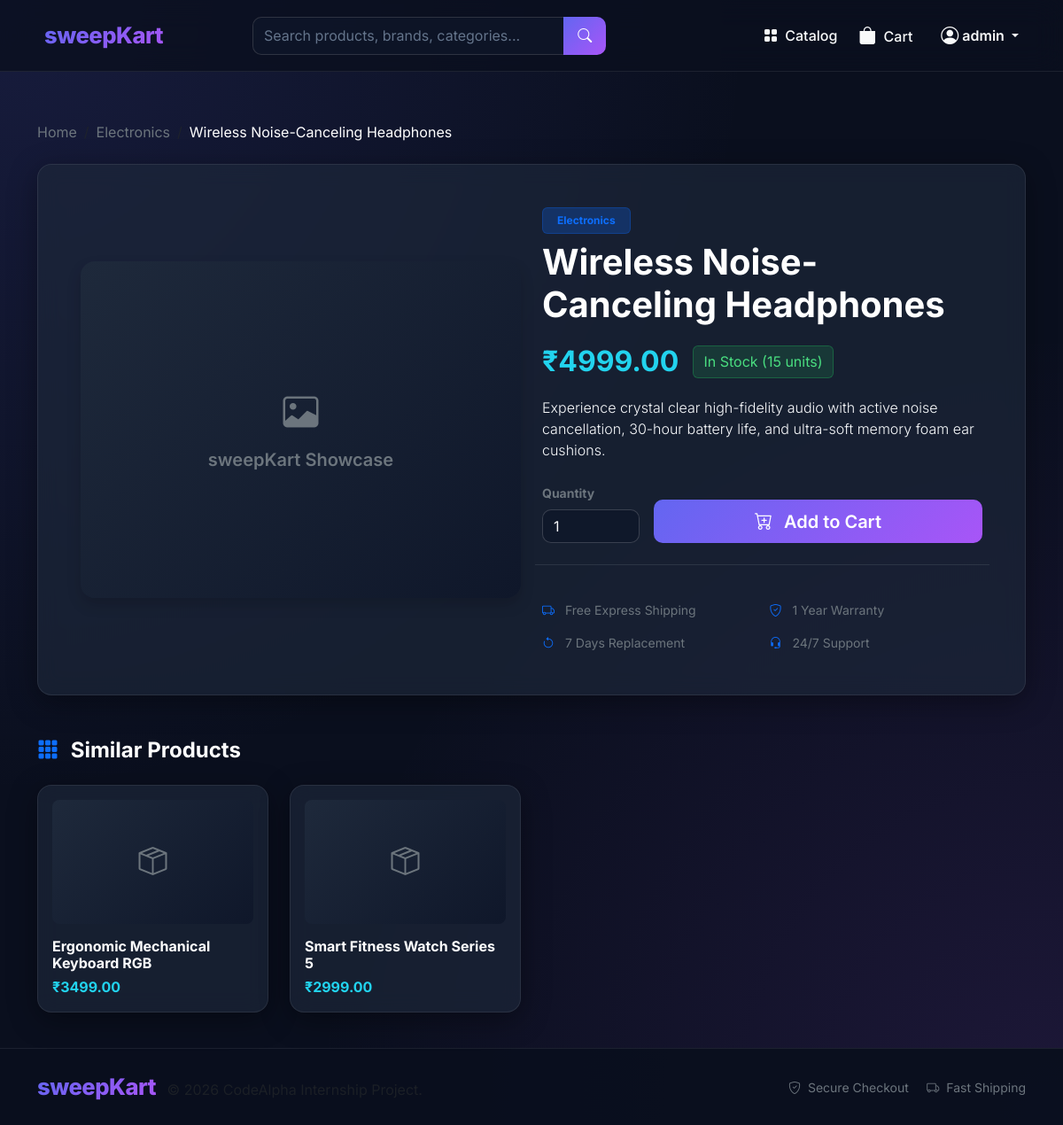
The page /product/wireless-noise-canceling-headphones/ (signed in) on the database its author committed.
### store/models.py (models this page shows, shortened)
class Product(models.Model):
    category = models.ForeignKey(Category, related_name='products', on_delete=models.CASCADE)
    name = models.CharField(max_length=200)
    slug = models.SlugField(max_length=200, unique=True, blank=True)
    description = models.TextField(blank=True)
    price = models.DecimalField(max_digits=10, decimal_places=2)
    stock = models.PositiveIntegerField(default=10)
    image = models.ImageField(upload_to='products/', blank=True, null=True)
    is_active = models.BooleanField(default=True)
    created_at = models.DateTimeField(auto_now_add=True)
    class Meta:
        ordering = ['-created_at']
    @property
    def in_stock(self):
        return self.stock > 0

class Category(models.Model):
    name = models.CharField(max_length=100, unique=True)
    slug = models.SlugField(max_length=100, unique=True, blank=True)
    class Meta:
        verbose_name_plural = 'Categories'
        ordering = ['name']

### store/views.py (the view)
# urls.py: path('product/<slug:slug>/', views.product_detail_view, name='product_detail'),
def product_detail_view(request, slug):
    product = get_object_or_404(Product, slug=slug, is_active=True)
    related_products = Product.objects.filter(category=product.category, is_active=True).exclude(id=product.id)[:4]
    context = {
        'product': product,
        'related_products': related_products,
    }
    return render(request, 'store/product_detail.html', context)

### store/models.py (called while the page is built)
    @property
    def get_total_items(self):
        return sum(item.quantity for item in self.items.all())

### store/views.py (called while the page is built, shortened)
def get_or_create_cart(request):
    if request.user.is_authenticated:
        cart, created = Cart.objects.get_or_create(user=request.user)
        session_key = request.session.session_key
        if session_key:
            session_cart = Cart.objects.filter(session_key=session_key, user__isnull=True).first()
        return cart
    else:
        session_key = _get_session_key(request)
        cart, created = Cart.objects.get_or_create(session_key=session_key, user__isnull=True)
        return cart

def cart_context_processor(request):
    try:
        cart = get_or_create_cart(request)
        count = cart.get_total_items
    except Exception:
        count = 0
    return {'cart_item_count': count}

### store/templates/store/product_detail.html (shortened to what this page needs)
{% extends 'store/base.html' %}
{% block content %}
<div class="container py-3">
    <nav aria-label="breadcrumb" class="mb-4">
        <ol class="breadcrumb">
            <li class="breadcrumb-item"><a href="{% url 'home' %}" class="text-secondary text-decoration-none">Home</a></li>
            <li class="breadcrumb-item"><a href="{% url 'home' %}?category={{ product.category.slug }}" class="text-secondary text-decoration-none">{{ product.category.name }}</a></li>
            <li class="breadcrumb-item active text-white" aria-current="page">{{ product.name }}</li>
        </ol>
    </nav>
    <div class="glass-card p-4 p-md-5 mb-5">
        <div class="row g-4 align-items-center">
            <div class="col-md-6 text-center">
                <div class="product-img-box rounded-4 overflow-hidden shadow" style="height: 380px;">
                    {% if product.image %}
                        <img src="{{ product.image.url }}" alt="{{ product.name }}" style="height: 100%; object-fit: contain;">
                    {% else %}
                        <div class="d-flex flex-column align-items-center justify-content-center h-100 text-secondary">
                            <i class="bi bi-image fs-1 mb-2"></i>
                            <span class="fw-semibold fs-5">sweepKart Showcase</span>
                        </div>
                    {% endif %}
                </div>
            </div>
            <div class="col-md-6">
                <span class="badge bg-primary bg-opacity-25 text-primary mb-2 px-3 py-2 border border-primary border-opacity-25">
                    {{ product.category.name }}
                </span>
                <h1 class="display-6 fw-bold text-white mb-3">{{ product.name }}</h1>
                <div class="d-flex align-items-center gap-3 mb-3">
                    <span class="fs-2 text-cyan">₹{{ product.price }}</span>
                    {% if product.in_stock %}
                        <span class="badge-stock">In Stock ({{ product.stock }} units)</span>
                    {% else %}
                        <span class="badge-out-of-stock">Out of Stock</span>
                    {% endif %}
                </div>
                <p class="text-slate-300 lead fs-6 mb-4">
                    {{ product.description }}
                </p>
                {% if product.in_stock %}
                    <form action="{% url 'add_to_cart' product_id=product.id %}" method="POST" class="d-flex align-items-center gap-3">
                        <div style="width: 110px;">
                            <label class="form-label text-secondary small fw-bold">Quantity</label>
                            <input type="number" name="quantity" class="form-control" value="1" min="1" max="{{ product.stock }}">
                        </div>
                        <div class="align-self-end flex-grow-1">
                            <button type="submit" class="btn btn-gradient btn-lg w-100">
                                <i class="bi bi-cart-plus me-2"></i> Add to Cart
                            </button>
                        </div>
                    </form>
                {% else %}
                    <div class="alert alert-warning glass-card border-warning text-warning mb-0">
                        <i class="bi bi-exclamation-triangle-fill me-2"></i> This product is currently out of stock. Check back soon!
                    </div>
                {% endif %}
                <div class="mt-4 pt-4 border-top border-secondary border-opacity-25 row g-3 text-secondary small">
                    <div class="col-6"><i class="bi bi-truck text-primary me-2"></i> Free Express Shipping</div>
                    <div class="col-6"><i class="bi bi-shield-check text-primary me-2"></i> 1 Year Warranty</div>
                    <div class="col-6"><i class="bi bi-arrow-counterclockwise text-primary me-2"></i> 7 Days Replacement</div>
                    <div class="col-6"><i class="bi bi-headset text-primary me-2"></i> 24/7 Support</div>
                </div>
            </div>
        </div>
    </div>
    {% if related_products %}
        <h4 class="fw-bold text-white mb-4"><i class="bi bi-grid-3x3-gap-fill text-primary me-2"></i> Similar Products</h4>
        <div class="row row-cols-1 row-cols-md-4 g-4">
            {% for item in related_products %}
                <div class="col">
                    <div class="glass-card h-100 p-3">
                        <a href="{% url 'product_detail' slug=item.slug %}" class="text-decoration-none">
                            <div class="product-img-box rounded-3 mb-3" style="height: 140px;">
                                {% if item.image %}
                                    <img src="{{ item.image.url }}" alt="{{ item.name }}">
                                {% else %}
                                    <i class="bi bi-box-seam fs-2 text-secondary"></i>
                                {% endif %}
                            </div>
                            <h6 class="text-white fw-bold mb-1">{{ item.name }}</h6>
                            <span class="text-cyan fw-bold">₹{{ item.price }}</span>
                        </a>
                    </div>
                </div>
            {% endfor %}
        </div>
    {% endif %}
</div>
{% endblock %}

### store/templates/store/base.html (shortened to what this page needs)
{% load static %}
<!DOCTYPE html>
<html lang="en">
<head>
    <link href="https://cdn.jsdelivr.net/npm/bootstrap@5.3.2/dist/css/bootstrap.min.css" rel="stylesheet">
    <link rel="stylesheet" href="https://cdn.jsdelivr.net/npm/bootstrap-icons@1.11.2/font/bootstrap-icons.min.css">
    <link rel="stylesheet" href="{% static 'css/main.css' %}">
</head>
<body>
    <nav class="navbar navbar-expand-lg navbar-dark glass-nav sticky-top py-3">
        <div class="container">
            <a class="navbar-brand d-flex align-items-center gap-2" href="{% url 'home' %}">
                <span class="brand-gradient">sweepKart</span>
            </a>
            <div class="collapse navbar-collapse" id="navbarMain">
                <form class="d-flex mx-auto my-2 my-lg-0 col-lg-5" action="{% url 'home' %}" method="GET">
                    <div class="input-group">
                        <input type="text" class="form-control" name="q" placeholder="Search products, brands, categories..." value="{{ search_query|default:'' }}">
                        <button class="btn btn-gradient px-3" type="submit">
                            <i class="bi bi-search"></i>
                        </button>
                    </div>
                </form>
                <ul class="navbar-nav ms-auto align-items-lg-center gap-2">
                    <li class="nav-item">
                        <a class="nav-link text-light fw-medium" href="{% url 'home' %}">
                            <i class="bi bi-grid-fill me-1"></i> Catalog
                        </a>
                    </li>
                    <li class="nav-item">
                        <a class="nav-link text-light fw-medium position-relative pe-3" href="{% url 'cart' %}">
                            <i class="bi bi-bag-fill me-1 fs-5"></i> Cart
                        </a>
                    </li>
                    {% if user.is_authenticated %}
                        <li class="nav-item dropdown">
                            <a class="nav-link dropdown-toggle text-light fw-semibold d-flex align-items-center gap-1" href="#" role="button" data-bs-toggle="dropdown">
                                <i class="bi bi-person-circle fs-5"></i> {{ user.username }}
                            </a>
                        </li>
                    {% endif %}
                </ul>
            </div>
        </div>
    </nav>
    <main class="py-4">
        {% block content %}{% endblock %}
    </main>
    <footer class="py-4 text-center text-muted">
        <div class="container">
            <div class="row align-items-center">
                <div class="col-md-6 text-md-start mb-2 mb-md-0">
                    <span class="brand-gradient me-2">sweepKart</span> &copy; 2026 CodeAlpha Internship Project.
                </div>
                <div class="col-md-6 text-md-end">
                    <span class="small text-secondary me-3"><i class="bi bi-shield-check me-1"></i> Secure Checkout</span>
                    <span class="small text-secondary"><i class="bi bi-truck me-1"></i> Fast Shipping</span>
                </div>
            </div>
        </div>
    </footer>
</body>
</html>

### static/css/main.css (style rules this page uses)
:root { --bg-dark: #0a0f1e; --card-bg: rgba(30, 41, 59, 0.65); --border-color: rgba(255, 255, 255, 0.08); --gradient-primary: linear-gradient(135deg, #6366f1 0%, #a855f7 100%); --price-cyan: #22d3ee; --text-muted-custom: #94a3b8; }
body { font-family: 'Inter', sans-serif; background-color: var(--bg-dark); background-image: radial-gradient(at 0% 0%, rgba(99, 102, 241, 0.15) 0px, transparent 50%), radial-gradient(at 100% 100%, rgba(168, 85, 247, 0.12) 0px, transparent 50%); background-attachment: fixed; color: #f8fafc; min-height: 100vh; display: flex; flex-direction: column; }
main { flex: 1; }
.glass-nav { background: rgba(10, 15, 30, 0.8) !important; backdrop-filter: blur(16px); -webkit-backdrop-filter: blur(16px); border-bottom: 1px solid rgba(255, 255, 255, 0.08); }
.brand-gradient { background: var(--gradient-primary); -webkit-background-clip: text; -webkit-text-fill-color: transparent; font-weight: 800; font-size: 1.6rem; letter-spacing: -0.5px; }
.glass-card { background: var(--card-bg); backdrop-filter: blur(12px); -webkit-backdrop-filter: blur(12px); border: 1px solid var(--border-color); border-radius: 16px; box-shadow: 0 8px 32px 0 rgba(0, 0, 0, 0.37); transition: transform 0.25s ease, border-color 0.25s ease, box-shadow 0.25s ease; overflow: hidden; }
.btn-gradient { background: var(--gradient-primary); color: #ffffff !important; border: none; font-weight: 600; padding: 0.6rem 1.4rem; border-radius: 10px; transition: all 0.2s ease; }
.text-cyan { color: var(--price-cyan) !important; font-weight: 700; }
.product-img-box { width: 100%; height: 220px; object-fit: cover; background: linear-gradient(135deg, #1e293b 0%, #0f172a 100%); display: flex; align-items: center; justify-content: center; color: #64748b; }
.form-control, .form-select { background-color: rgba(15, 23, 42, 0.8) !important; border: 1px solid rgba(255, 255, 255, 0.15) !important; color: #f8fafc !important; border-radius: 10px; }
.form-control::placeholder { color: #64748b !important; }
.badge-stock { background: rgba(34, 197, 94, 0.15); color: #4ade80; border: 1px solid rgba(34, 197, 94, 0.3); padding: 0.35em 0.7em; border-radius: 6px; }
footer { background: rgba(10, 15, 30, 0.95); border-top: 1px solid rgba(255, 255, 255, 0.08); }

### rows shown on the page
Product: category.name "Electronics", name "Wireless Noise-Canceling Headphones", price "4999.00", stock "15", description "Experience crystal clear high-fidelity audio with active noise cancellation, 30-hour battery life, and ultra-soft memory foam ear cushions."
Product: name "Ergonomic Mechanical Keyboard RGB", price "3499.00"
Product: name "Smart Fitness Watch Series 5", price "2999.00"

### other values the page prints
{{ user.username }} "admin"
